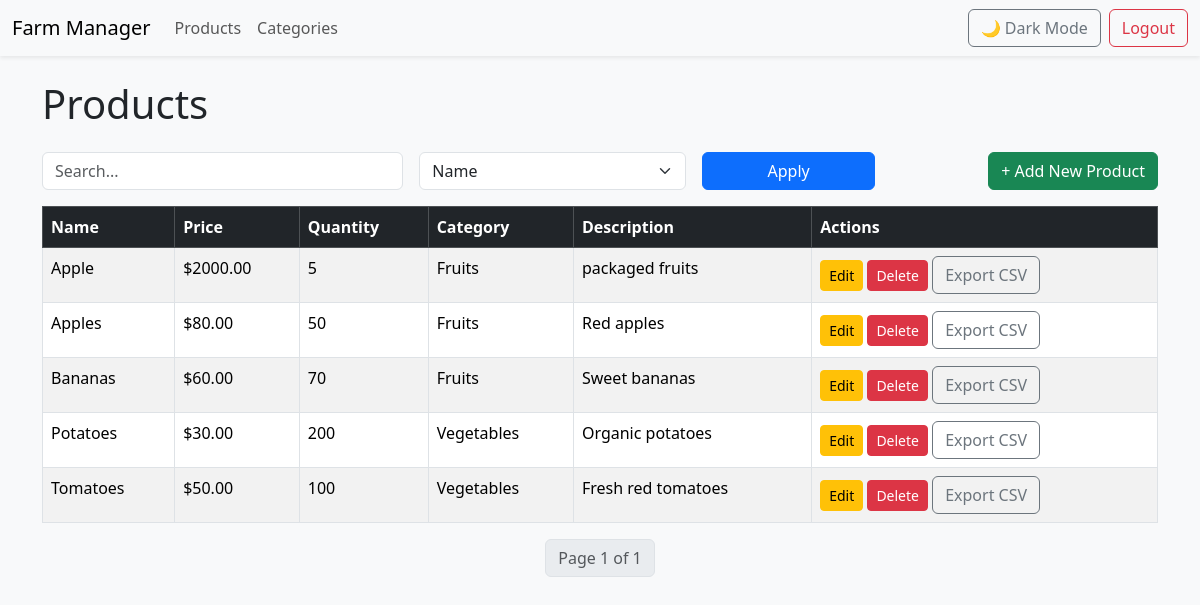
Screenshot of /products/ (signed in) with the database file from the repository.
### products/models.py (models this page shows, shortened)
class Product(models.Model):
    name = models.CharField(max_length=100)
    price = models.DecimalField(max_digits=10, decimal_places=2)
    quantity = models.IntegerField()
    description = models.TextField(blank=True)
    image = models.ImageField(upload_to='products/', blank=True, null=True)
    category = models.ForeignKey(
        Category,
        on_delete=models.SET_NULL,
        null=True,      # allow NULL values for existing products
        blank=True      # allow empty in forms
    )

class Category(models.Model):
    name = models.CharField(max_length=100, unique=True)

### products/views.py (the view)
# urls.py: path('', views.product_list, name='product_list'),
@login_required
def product_list(request):
    search_query = request.GET.get('search', '')
    sort_by = request.GET.get('sort', 'name')
    products = Product.objects.all()
    if search_query:
        products = products.filter(name__icontains=search_query)
    if sort_by:
        products = products.order_by(sort_by)
    paginator = Paginator(products, 5)
    page_number = request.GET.get('page')
    page_obj = paginator.get_page(page_number)
    context = {
        'page_obj': page_obj,
        'search_query': search_query,
        'sort_by': sort_by,
    }
    return render(request, 'products/list.html', context)

### products/templates/products/list.html (shortened to what this page needs)
{% extends 'products/base.html' %}
{% block content %}
<h1 class="mb-4">Products</h1>
<form method="get" class="row g-3 mb-3">
    <div class="col-md-4">
        <input type="text" name="search" class="form-control" placeholder="Search..." value="{{ search_query }}">
    </div>
    <div class="col-md-3">
        <select name="sort" class="form-select">
            <option value="name" {% if sort_by == 'name' %}selected{% endif %}>Name</option>
        </select>
    </div>
    <div class="col-md-2">
        <button type="submit" class="btn btn-primary w-100">Apply</button>
    </div>
    <div class="col-md-3 text-end">
        <a href="{% url 'product_add' %}" class="btn btn-success">+ Add New Product</a>
    </div>
</form>
<table class="table table-striped table-bordered">
    <thead class="table-dark">
        <tr>
            <th>Name</th>
            <th>Price</th>
            <th>Quantity</th>
            <th>Category</th>
            <th>Description</th>
            <th>Actions</th>
        </tr>
    </thead>
    <tbody>
        {% for product in page_obj %}
        <tr>
            <td>{{ product.name }}</td>
            <td>${{ product.price }}</td>
            <td>{{ product.quantity }}</td>
            <td>{{ product.category.name }}</td>
            <td>{{ product.description|default:"-" }}</td>
            <td>
                <a href="{% url 'product_edit' product.id %}" class="btn btn-sm btn-warning">Edit</a>
                <form method="post" action="{% url 'product_delete' product.id %}" class="d-inline">
                    <button type="submit" class="btn btn-sm btn-danger" onclick="return confirm('Delete this product?');">Delete</button>
                <a href="{% url 'export_products_csv' %}" class="btn btn-outline-secondary">
    Export CSV</a>
                </form>
            </td>
        </tr>
        {% empty %}
        <tr><td colspan="6" class="text-center">No products found.</td></tr>
        {% endfor %}
    </tbody>
</table>
<nav>
    <ul class="pagination justify-content-center">
        <li class="page-item disabled">
            <span class="page-link">Page {{ page_obj.number }} of {{ page_obj.paginator.num_pages }}</span>
        </li>
    </ul>
</nav>
{% endblock %}

### products/templates/products/base.html (shortened to what this page needs)
{% load static %}
<!DOCTYPE html>
<html lang="en">
<head>
    <link href="https://cdn.jsdelivr.net/npm/bootstrap@5.3.3/dist/css/bootstrap.min.css" rel="stylesheet">
    <link href="https://cdn.jsdelivr.net/npm/bootstrap-icons@1.11.1/font/bootstrap-icons.css" rel="stylesheet">
</head>
<body id="body" class="bg-light">
<nav class="navbar navbar-expand-lg navbar-light bg-light shadow-sm">
    <div class="container-fluid">
        <a class="navbar-brand" href="{% url 'dashboard' %}">Farm Manager</a>
        <div class="collapse navbar-collapse" id="navbarNav">
            <ul class="navbar-nav me-auto">
                <li class="nav-item">
                    <a class="nav-link" href="{% url 'product_list' %}">Products</a>
                </li>
                <li class="nav-item">
                    <a class="nav-link" href="{% url 'category_list' %}">Categories</a>
                </li>
            </ul>
            <button id="darkModeToggle" class="btn btn-outline-secondary me-2">
                🌙 Dark Mode
            </button>
            <form action="{% url 'logout' %}" method="post" class="d-inline">
                <button type="submit" class="btn btn-outline-danger">Logout</button>
            </form>
        </div>
    </div>
</nav>
<div class="container my-4">
    {% block content %}{% endblock %}
</div>
</body>
</html>

### rows the page displays
Product: name "Apple", price "2000.00", quantity "5", category.name "Fruits", description "packaged fruits"
Product: name "Apples", price "80.00", quantity "50", category.name "Fruits", description "Red apples"
Product: name "Bananas", price "60.00", quantity "70", category.name "Fruits", description "Sweet bananas"
Product: name "Potatoes", price "30.00", quantity "200", category.name "Vegetables", description "Organic potatoes"
Product: name "Tomatoes", price "50.00", quantity "100", category.name "Vegetables", description "Fresh red tomatoes"

### other values shown
{{ page_obj.number }} "1"
{{ page_obj.paginator.num_pages }} "1"
